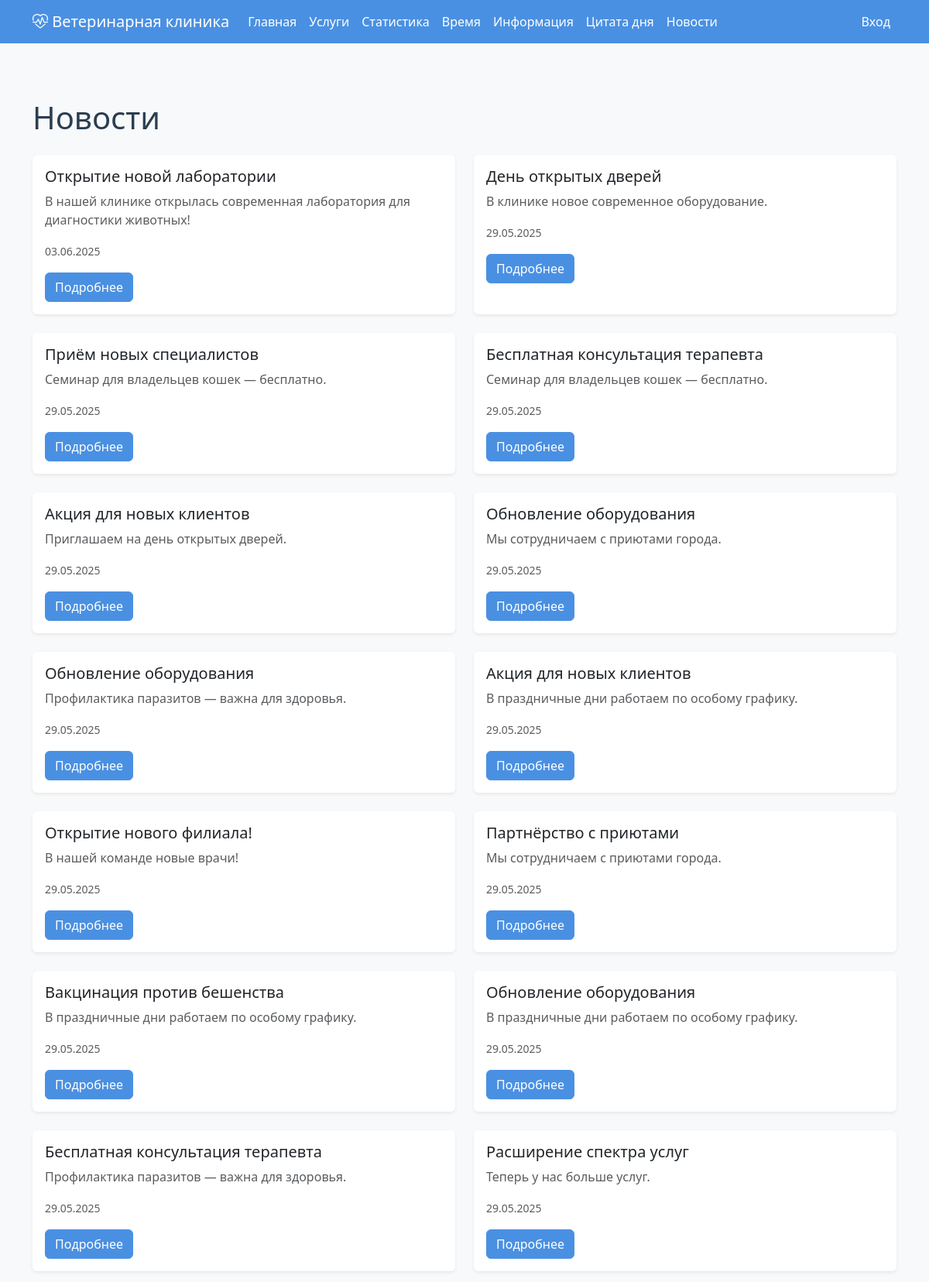
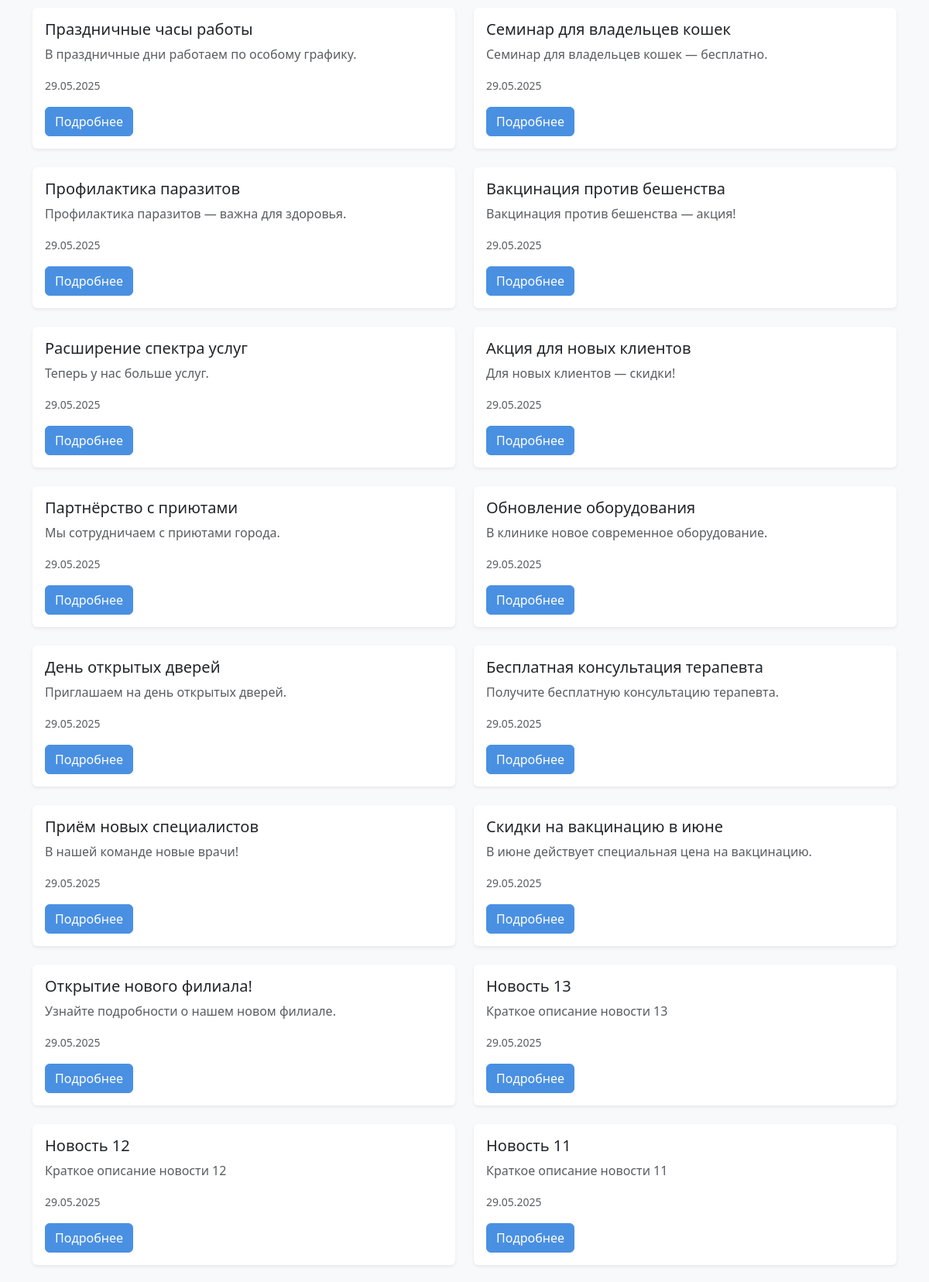
Page /news/ (upper part) on the committed database (2 pictures, top to bottom).
### main/models.py (models this page shows, shortened)
class News(models.Model):
    title = models.CharField(max_length=200, verbose_name='Заголовок')
    summary = models.CharField(max_length=300, verbose_name='Краткое содержание')
    content = models.TextField(verbose_name='Текст')
    image = models.ImageField(upload_to='news/', blank=True, null=True, verbose_name='Картинка')
    published_at = models.DateTimeField(auto_now_add=True, verbose_name='Дата публикации')
    created_at = models.DateTimeField(auto_now_add=True, verbose_name='Добавлено', null=True, blank=True)
    updated_at = models.DateTimeField(auto_now=True, verbose_name='Изменено', null=True, blank=True)
    class Meta:
        verbose_name = 'Новость'
        verbose_name_plural = 'Новости'

### main/views.py (the view)
# urls.py: path('news/', views.NewsListView.as_view(), name='news_list'),
class NewsListView(ListView):
    model = News
    template_name = 'main/news_list.html'
    context_object_name = 'news_list'
    ordering = ['-published_at']

### main/templates/main/news_list.html (shortened to what this page needs)
{% extends 'base.html' %}
{% block content %}
<div class="container py-5">
    <h1 class="mb-4">Новости</h1>
    <div class="row">
        {% for news in news_list %}
        <div class="col-md-6 mb-4">
            <div class="card h-100 shadow-sm">
                <div class="card-body">
                    <h5 class="card-title">{{ news.title }}</h5>
                    <p class="card-text text-muted">{{ news.summary }}</p>
                    <p class="card-text"><small class="text-muted">{{ news.published_at|date:"d.m.Y" }}</small></p>
                    <a href="{% url 'news_detail' news.pk %}" class="btn btn-primary">Подробнее</a>
                </div>
            </div>
        </div>
        {% empty %}
        <div class="col-12">
            <p class="text-center">Новостей пока нет</p>
        </div>
        {% endfor %}
    </div>
</div>
{% endblock %}

### templates/base.html (style rules this page uses)
:root { --primary-color: #4a90e2; --secondary-color: #f39c12; --accent-color: #2ecc71; --background-color: #f8f9fa; --text-color: #2c3e50; }
body { background-color: var(--background-color); color: var(--text-color); }
.btn-primary { background-color: var(--primary-color); border-color: var(--primary-color); }
.card { border: none; box-shadow: 0 2px 4px rgba(0,0,0,0.1); transition: transform 0.3s ease; }

### rows in the picture
News: title "Открытие новой лаборатории", summary "В нашей клинике открылась современная лаборатория для диагностики животных!", published_at "03.06.2025"
News: title "День открытых дверей", summary "В клинике новое современное оборудование.", published_at "29.05.2025"
News: title "Приём новых специалистов", summary "Семинар для владельцев кошек — бесплатно.", published_at "29.05.2025"
News: title "Бесплатная консультация терапевта", summary "Семинар для владельцев кошек — бесплатно.", published_at "29.05.2025"
News: title "Акция для новых клиентов", summary "Приглашаем на день открытых дверей.", published_at "29.05.2025"
News: title "Обновление оборудования", summary "Мы сотрудничаем с приютами города.", published_at "29.05.2025"
News: title "Обновление оборудования", summary "Профилактика паразитов — важна для здоровья.", published_at "29.05.2025"
News: title "Акция для новых клиентов", summary "В праздничные дни работаем по особому графику.", published_at "29.05.2025"
News: title "Открытие нового филиала!", summary "В нашей команде новые врачи!", published_at "29.05.2025"
News: title "Партнёрство с приютами", summary "Мы сотрудничаем с приютами города.", published_at "29.05.2025"
News: title "Вакцинация против бешенства", summary "В праздничные дни работаем по особому графику.", published_at "29.05.2025"
News: title "Обновление оборудования", summary "В праздничные дни работаем по особому графику.", published_at "29.05.2025"
News: title "Бесплатная консультация терапевта", summary "Профилактика паразитов — важна для здоровья.", published_at "29.05.2025"
News: title "Расширение спектра услуг", summary "Теперь у нас больше услуг.", published_at "29.05.2025"
News: title "Праздничные часы работы", summary "В праздничные дни работаем по особому графику.", published_at "29.05.2025"
News: title "Семинар для владельцев кошек", summary "Семинар для владельцев кошек — бесплатно.", published_at "29.05.2025"
News: title "Профилактика паразитов", summary "Профилактика паразитов — важна для здоровья.", published_at "29.05.2025"
News: title "Вакцинация против бешенства", summary "Вакцинация против бешенства — акция!", published_at "29.05.2025"
News: title "Расширение спектра услуг", summary "Теперь у нас больше услуг.", published_at "29.05.2025"
News: title "Акция для новых клиентов", summary "Для новых клиентов — скидки!", published_at "29.05.2025"
News: title "Партнёрство с приютами", summary "Мы сотрудничаем с приютами города.", published_at "29.05.2025"
News: title "Обновление оборудования", summary "В клинике новое современное оборудование.", published_at "29.05.2025"
News: title "День открытых дверей", summary "Приглашаем на день открытых дверей.", published_at "29.05.2025"
News: title "Бесплатная консультация терапевта", summary "Получите бесплатную консультацию терапевта.", published_at "29.05.2025"
News: title "Приём новых специалистов", summary "В нашей команде новые врачи!", published_at "29.05.2025"
News: title "Скидки на вакцинацию в июне", summary "В июне действует специальная цена на вакцинацию.", published_at "29.05.2025"
News: title "Открытие нового филиала!", summary "Узнайте подробности о нашем новом филиале.", published_at "29.05.2025"
News: title "Новость 13", summary "Краткое описание новости 13", published_at "29.05.2025"
News: title "Новость 12", summary "Краткое описание новости 12", published_at "29.05.2025"
News: title "Новость 11", summary "Краткое описание новости 11", published_at "29.05.2025"
